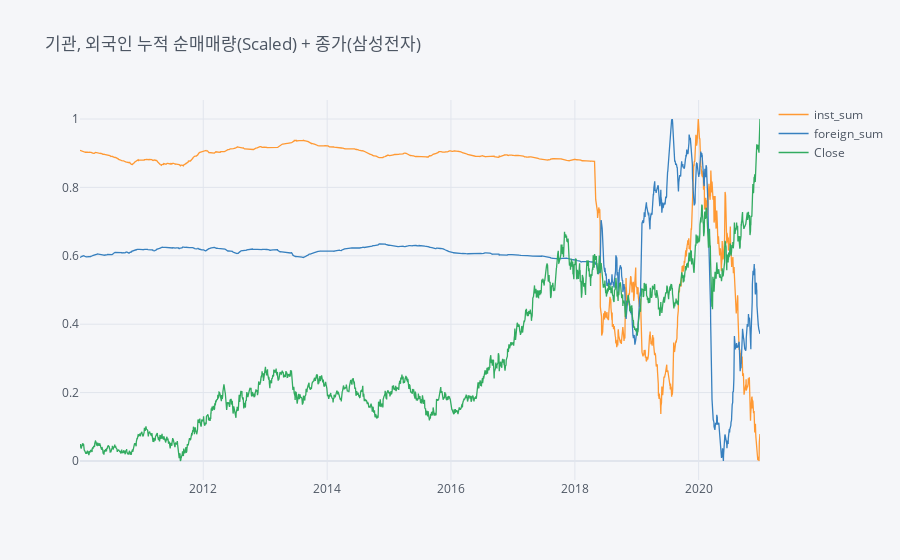

Source (notebook cell):
### Code cell
dfPlot1.iplot(x='Date', y=['inst_sum','foreign_sum','Close'], title = "기관, 외국인 누적 순매매량(Scaled) + 종가(삼성전자)")

### Figure 1 — Plotly figure (JSON) as saved in the notebook; plotly's stock layout.template omitted (floating-point values rounded to 4 significant figures; data arrays with more than 128 entries replaced by an {"elided": "..."} marker saying what was removed)
{"data": [{"line": {"color": "rgba(255, 153, 51, 1.0)", "dash": "solid", "shape": "linear", "width": 1.3}, "mode": "lines", "name": "inst_sum", "text": "", "type": "scatter", "x": {"elided": "2709 str values"}, "y": {"elided": "2709 float values"}}, {"line": {"color": "rgba(55, 128, 191, 1.0)", "dash": "solid", "shape": "linear", "width": 1.3}, "mode": "lines", "name": "foreign_sum", "text": "", "type": "scatter", "x": {"elided": "2709 str values"}, "y": {"elided": "2709 float values"}}, {"line": {"color": "rgba(50, 171, 96, 1.0)", "dash": "solid", "shape": "linear", "width": 1.3}, "mode": "lines", "name": "Close", "text": "", "type": "scatter", "x": {"elided": "2709 str values"}, "y": {"elided": "2709 float values"}}], "layout": {"legend": {"bgcolor": "#F5F6F9", "font": {"color": "#4D5663"}}, "paper_bgcolor": "#F5F6F9", "plot_bgcolor": "#F5F6F9", "title": {"font": {"color": "#4D5663"}, "text": "기관, 외국인 누적 순매매량(Scaled) + 종가(삼성전자)"}, "xaxis": {"gridcolor": "#E1E5ED", "showgrid": true, "tickfont": {"color": "#4D5663"}, "title": {"font": {"color": "#4D5663"}, "text": ""}, "zerolinecolor": "#E1E5ED"}, "yaxis": {"gridcolor": "#E1E5ED", "showgrid": true, "tickfont": {"color": "#4D5663"}, "title": {"font": {"color": "#4D5663"}, "text": ""}, "zerolinecolor": "#E1E5ED"}}}
